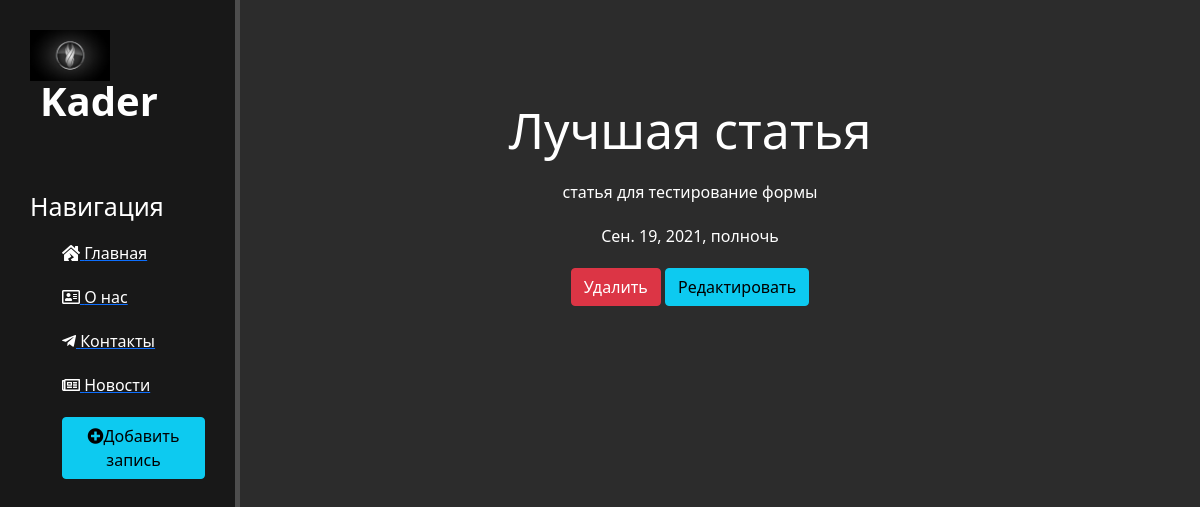
Screenshot of /news/3 with the database file from the repository.
### news/models.py (models this page shows, shortened)
class Articles(models.Model):
    title = models.CharField('Название', max_length=50)
    anons = models.CharField('анонс', max_length=250)
    full_text = models.TextField('Статья')
    date = models.DateTimeField('Дата публикации')
    class Meta:
        verbose_name = 'Новости'
        verbose_name_plural = 'Новость'

### news/views.py (the view)
# urls.py: path('<int:pk>', views.NewDetailsView.as_view(), name='news_detail'),
class NewDetailsView(DetailView):
    model = Articles
    template_name = 'news/detail_view.html'
    context_object_name = 'article'

### news/templates/news/detail_view.html (shortened to what this page needs)
{% extends "main/layout.html" %}
{% block content %}
    <div class="features">
        <h1>{{ article.title }}</h1>
        <p>{{ article.full_text }}</p>
        <p>{{ article.date }}</p>
        <a href="{% url 'news_delete' article.id %}" class="btn btn-danger">Удалить</a>
        <a href="{% url 'news_update' article.id %}" class="btn btn-info">Редактировать</a>
    </div>
{% endblock %}

### main/static/main/css/main.css (style rules this page uses)
body { background: #2c2c2c; }
main .features { float: left; color: #fff; margin-top: 100px; text-align: center; width: 75%; }
main .features h1 { font-size: 50px; }
main .features p { max-width: 400px; margin: 20px auto; }

### rows the page displays
Articles: title "Лучшая статья", full_text "статья для тестирование формы", date "Сен. 19, 2021, полночь"
